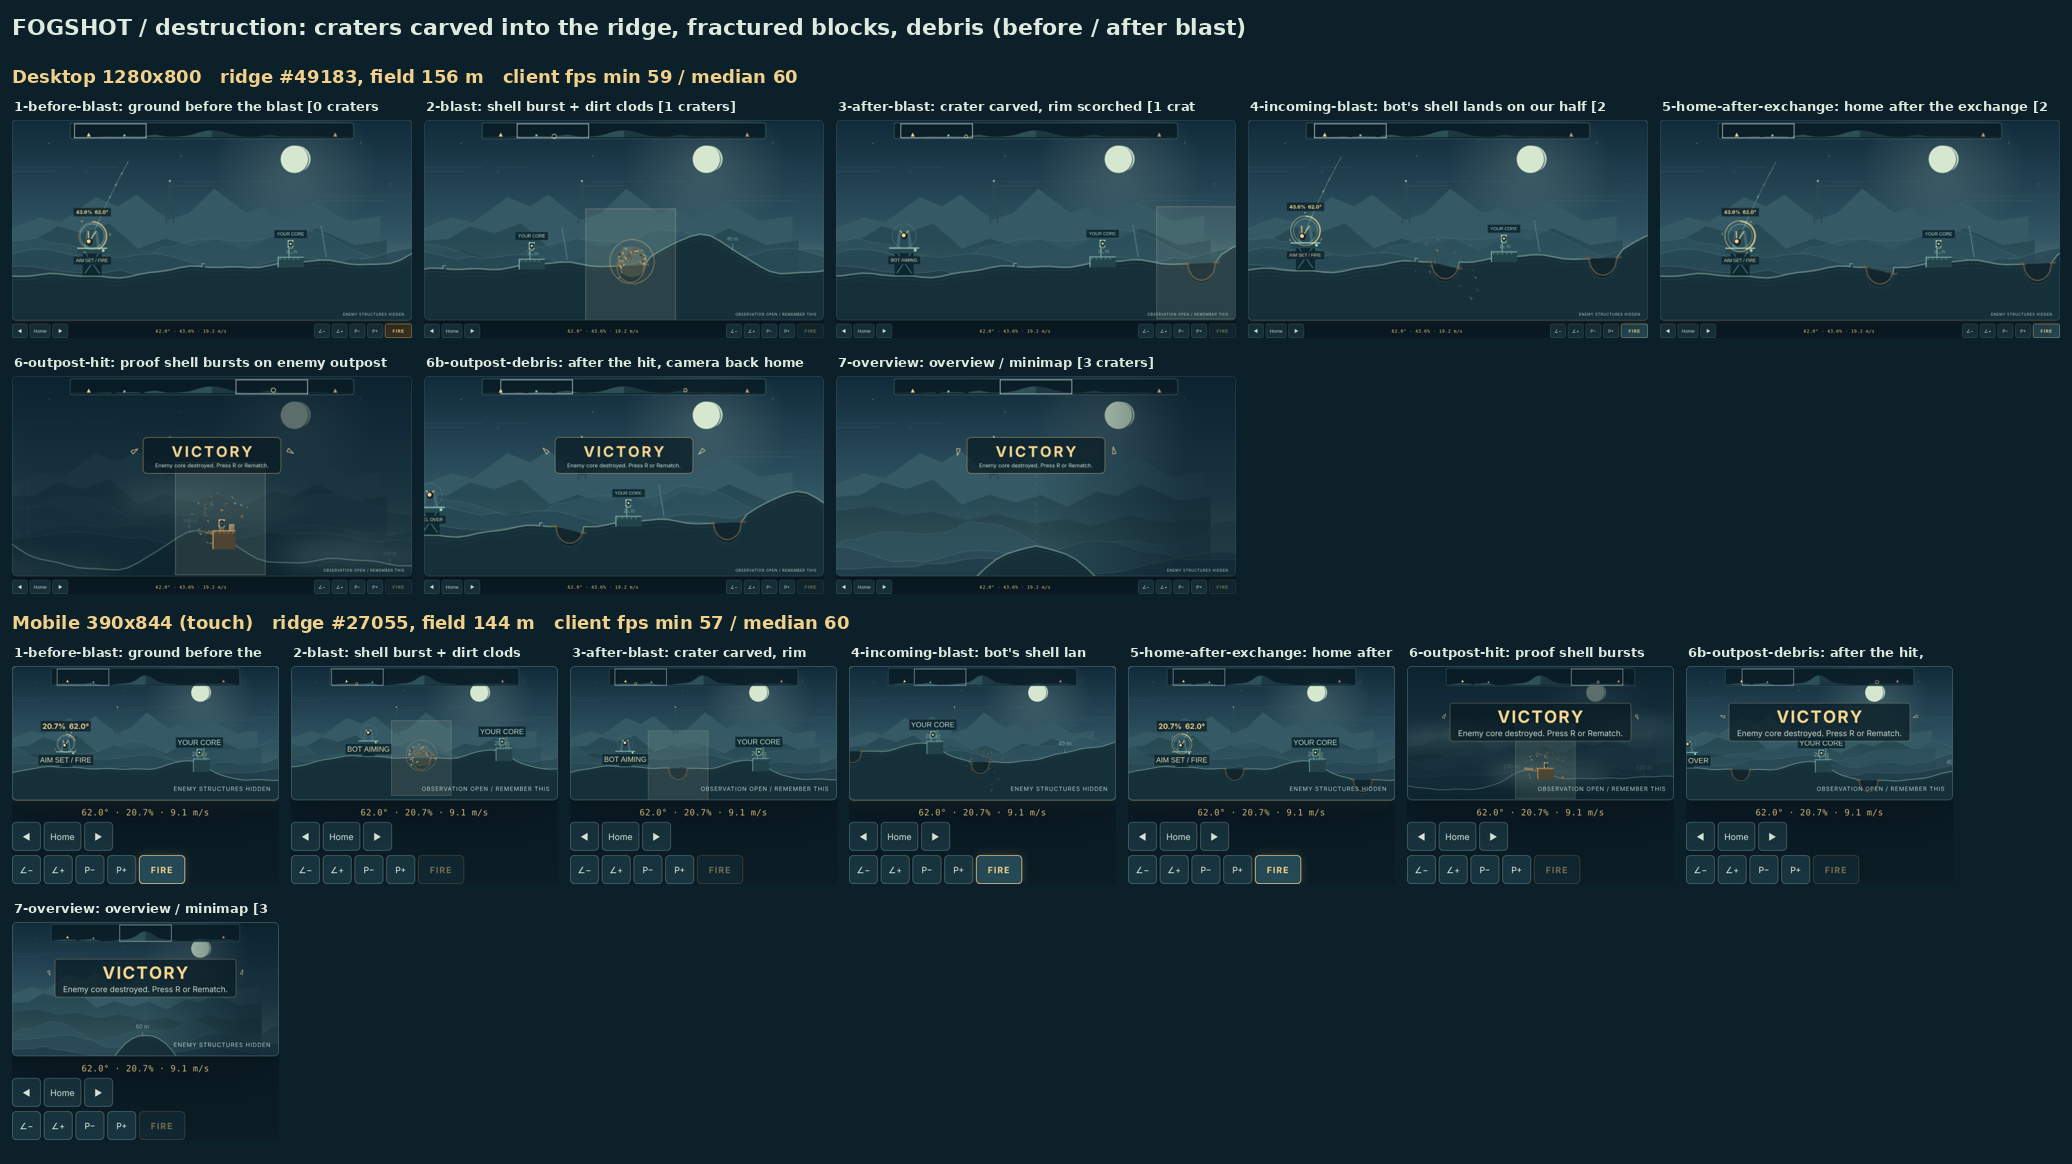

This chart was generated by the following Python code:
"""Compose qa/destruction.png from the captures written by qa/destruction-playtest.mjs and copy them to qa/destruction/."""
import json
import shutil
import sys
from pathlib import Path
from PIL import Image, ImageDraw, ImageFont

src = Path(sys.argv[1] if len(sys.argv) > 1 else "/tmp/fogshot-destruction")
here = Path(__file__).resolve().parent
keep = here / "destruction"
keep.mkdir(exist_ok=True)
report = json.loads((src / "destruction-report.json").read_text())
CAPTIONS = {
    "1-before-blast": "ground before the blast", "2-blast": "shell burst + dirt clods", "3-after-blast": "crater carved, rim scorched",
    "4-incoming-blast": "bot's shell lands on our half", "5-home-after-exchange": "home after the exchange", "6-outpost-hit": "proof shell bursts on enemy outpost", "6b-outpost-debris": "fragments in the reveal patch",
    "7-overview": "overview / minimap",
}
def font(size):
    for name in ["/usr/share/fonts/truetype/dejavu/DejaVuSans-Bold.ttf", "/usr/share/fonts/truetype/liberation/LiberationSans-Bold.ttf"]:
        if Path(name).exists():
            return ImageFont.truetype(name, size)
    return ImageFont.load_default()
pad, label = 12, 26
rows = []
for run in report["runs"]:
    tiles = []
    for s in run["shots"]:
        p = Path(s["path"])
        if p.exists():
            shutil.copy(p, keep / p.name)
            tiles.append((s, Image.open(p).convert("RGB")))
    rows.append((run, tiles))
# Desktop tiles 400 wide; mobile tiles scaled to the same height as desktop's.
def fit(img, w):
    return img.resize((w, round(img.height * w / img.width)))
desk = [(s, fit(i, 400)) for s, i in rows[0][1]] if rows else []
th = max((i.height for _, i in desk), default=260)
mob = [(s, i.resize((round(i.width * th / i.height), th))) for s, i in (rows[1][1] if len(rows) > 1 else [])]
cols = 5
mw = max((i.width for _, i in mob), default=200)
width = pad + cols * (400 + pad)
sections = []
for run, tiles, tw in [(rows[0][0] if rows else None, desk, 400), (rows[1][0] if len(rows) > 1 else None, mob, mw)]:
    if run is None:
        continue
    per = max(1, (width - pad) // (tw + pad))
    sections.append((run, tiles, tw, per, ((len(tiles) + per - 1) // per) * (th + label + pad)))
height = 60 + sum(34 + h for *_, h in sections) + pad
sheet = Image.new("RGB", (width, height), "#0b2029")
draw = ImageDraw.Draw(sheet)
draw.text((pad, 14), "FOGSHOT / destruction: craters carved into the ridge, fractured blocks, debris (before / after blast)", fill="#dfeadf", font=font(22))
y = 60
for run, tiles, tw, per, h in sections:
    f = run["field"]
    name = "Desktop 1280x800" if run["vp"] == "desktop" else "Mobile 390x844 (touch)"
    fps = run.get("fpsSummary") or {}
    draw.text((pad, y + 6), f"{name}   ridge #{f['ridge']}, field {f['w']} m   client fps min {fps.get('min', '?')} / median {fps.get('median', '?')}", fill="#f1d18b", font=font(18))
    y += 34
    for i, (s, img) in enumerate(tiles):
        x = pad + (i % per) * (tw + pad)
        yy = y + (i // per) * (th + label + pad)
        draw.text((x + 2, yy + 4), f"{s['name']}: {CAPTIONS.get(s['name'], '')} [{s.get('craters', 0)} craters]"[:max(14, tw // 8)], fill="#dfeadf", font=font(13))
        sheet.paste(img, (x, yy + label))
    y += h
dest = here / "destruction.png"
sheet.save(dest)
print(dest)
